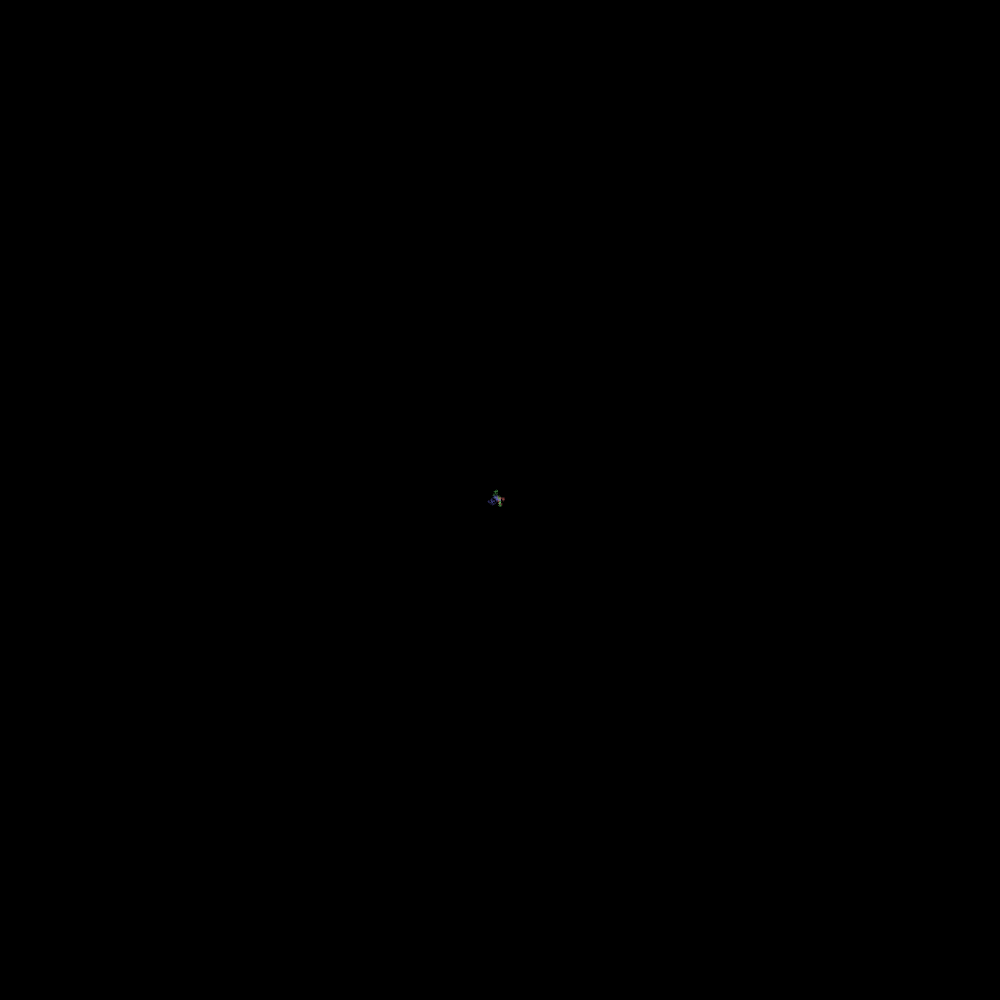
Frame 1 (no input)
Frame 60 (the mouse pressed at the canvas centre just before this capture): identical to frame 1, image omitted
Frame 120 (the mouse held since frame 60 and released just before this capture): identical to frame 1, image omitted

The Processing sketch that drew this single still picture (run headless with seeded random() and noise(); from frame 60 on, the mouse is pressed at the canvas centre):

// Processing sketch: Eyes2
// ── Eyes2.pde
// Static
int OFFSET_AMOUNT = 30;
color[] COLORS = {
  color(200, 100, 100),
  color(200, 100, 100),
  color(200, 100, 100),
  color(100, 200, 100),
  color(100, 200, 100),
  color(100, 200, 100),
  color(100, 100, 200),
  color(100, 100, 200),
  color(100, 100, 200)
};

// Eye data
int[][] eyeMessagesTri = { 
    { 50, 66, 5, 48, 62, 13, 75, 29, 24, 61, 42, 70, 66, 62, 32, 14, 81, 8, 15, 78, 2, 29, 13, 49, 1, 80, 82, 40, 63, 81, 21, 19, 0, 40, 51, 65, 26, 14, 21, 70, 47, 44, 48, 42, 19, 48, 13, 47, 19, 49, 72, 31, 5, 24, 3, 43, 59, 67, 33, 49, 41, 60, 21, 26, 30, 5, 25, 20, 71, 11, 74, 56, 4, 74, 19, 71, 4, 51, 41, 43, 80, 72, 54, 63, 79, 81, 15, 16, 44, 31, 30, 12, 33, 57, 28, 13, 64, 43, 48 },
    { 80, 66, 5, 48, 62, 13, 75, 29, 24, 61, 42, 70, 66, 62, 32, 14, 81, 8, 15, 78, 2, 29, 13, 49, 1, 29, 11, 30, 52, 81, 21, 19, 0, 25, 26, 54, 20, 14, 21, 70, 47, 44, 48, 42, 19, 48, 13, 47, 19, 49, 44, 26, 59, 77, 64, 43, 79, 28, 72, 64, 1, 30, 73, 23, 67, 6, 33, 25, 64, 81, 68, 46, 17, 36, 13, 17, 21, 68, 13, 9, 46, 67, 57, 34, 62, 82, 15, 10, 73, 62, 2, 11, 65, 72, 37, 44, 10, 43, 68, 62, 9, 34, 18 },
    { 36, 66, 5, 48, 62, 13, 75, 29, 24, 61, 42, 70, 66, 62, 32, 14, 81, 8, 15, 78, 2, 29, 13, 49, 1, 69, 76, 52, 9, 48, 66, 80, 22, 64, 57, 40, 49, 78, 3, 16, 56, 19, 47, 40, 80, 6, 13, 64, 29, 49, 64, 63, 6, 49, 31, 13, 16, 10, 45, 24, 26, 77, 10, 60, 81, 61, 34, 54, 70, 21, 15, 4, 66, 77, 42, 37, 30, 22, 0, 11, 41, 72, 57, 20, 23, 57, 65, 41, 23, 18, 72, 42, 5, 3, 26, 78, 8, 5, 54, 45, 77, 25, 64, 61, 16, 44, 54, 51, 20, 63, 25, 11, 26, 45, 53, 60, 38, 34 },
    { 76, 66, 5, 49, 75, 54, 69, 46, 32, 1, 42, 60, 26, 48, 50, 80, 32, 24, 55, 61, 47, 12, 21, 12, 49, 54, 34, 25, 36, 15, 56, 55, 20, 9, 8, 62, 13, 82, 9, 44, 29, 60, 53, 82, 42, 80, 5, 43, 71, 3, 80, 77, 47, 78, 34, 25, 62, 18, 10, 49, 62, 64, 52, 81, 11, 66, 62, 13, 47, 17, 52, 70, 26, 23, 32, 31, 64, 23, 35, 32, 50, 6, 1, 25, 8, 37, 47, 43, 26, 76, 65, 68, 80, 17, 7, 45, 63, 14, 53, 63, 60, 16 },
    { 63, 66, 5, 49, 75, 54, 2, 60, 29, 40, 78, 47, 60, 75, 67, 71, 60, 2, 65, 7, 47, 14, 45, 74, 59, 41, 80, 13, 60, 13, 81, 22, 35, 50, 40, 39, 2, 59, 48, 31, 76, 2, 80, 75, 1, 56, 67, 11, 21, 8, 40, 65, 45, 75, 55, 39, 60, 42, 13, 3, 22, 57, 2, 6, 58, 9, 70, 1, 58, 56, 63, 68, 25, 79, 7, 20, 19, 64, 2, 66, 73, 30, 71, 16, 12, 30, 65, 37, 20, 13, 22, 63, 18, 46, 64, 59, 41, 81, 82, 22, 78, 36, 47, 17, 4, 6, 17, 5, 36, 79, 63, 1, 64, 69, 15, 43, 4, 58, 56, 31, 14, 64, 58, 18, 44, 78, 69, 1, 0, 46, 20, 71, 73, 25, 35, 8, 24 },
    { 34, 66, 5, 49, 75, 54, 23, 74, 11, 13, 28, 26, 19, 48, 67, 57, 37, 60, 34, 28, 74, 10, 17, 32, 11, 18, 19, 43, 19, 81, 42, 4, 62, 9, 46, 49, 32, 51, 76, 58, 4, 43, 47, 17, 67, 79, 21, 32, 44, 16, 30, 37, 26, 28, 41, 68, 57, 34, 51, 10, 69, 70, 8, 6, 46, 43, 18, 39, 47, 43, 15, 13, 33, 30, 35, 62, 37, 0, 37, 5, 38, 55, 37, 13, 40, 25, 9, 21, 11, 64, 5, 79, 42, 68, 11, 71, 11, 48, 3, 67, 61, 40, 22, 14, 35, 50, 61, 39, 11, 2, 66, 49, 51, 53, 17, 73, 36, 75, 74, 54, 24, 30, 54, 70 },
    { 27, 66, 5, 49, 75, 54, 2, 60, 29, 40, 2, 55, 9, 15, 59, 18, 68, 3, 36, 5, 47, 77, 44, 38, 1, 18, 28, 76, 4, 34, 60, 63, 58, 80, 17, 54, 79, 75, 48, 54, 55, 19, 62, 64, 14, 47, 51, 70, 75, 5, 11, 47, 45, 58, 68, 69, 79, 25, 38, 45, 73, 47, 68, 50, 34, 45, 78, 26, 79, 57, 4, 56, 22, 60, 18, 75, 43, 60, 59, 67, 63, 42, 49, 33, 40, 65, 79, 77, 7, 3, 26, 62, 31, 78, 26, 57, 69, 40, 4, 23, 26, 13, 67, 42, 38, 72, 11, 39, 65, 60, 25, 6, 80, 66, 68, 77, 59, 78, 19 },
    { 77, 66, 5, 49, 75, 54, 2, 60, 29, 40, 2, 55, 9, 15, 59, 18, 68, 3, 36, 5, 47, 60, 21, 80, 1, 72, 55, 16, 82, 35, 57, 19, 1, 66, 18, 27, 39, 17, 74, 81, 39, 14, 78, 0, 25, 65, 43, 66, 64, 38, 81, 23, 24, 50, 57, 30, 71, 75, 26, 68, 54, 57, 56, 50, 71, 73, 14, 21, 8, 32, 26, 63, 5, 37, 19, 43, 66, 47, 53, 34, 66, 23, 73, 31, 54, 38, 77, 67, 11, 63, 79, 6, 22, 21, 51, 69, 74, 21, 5, 17, 67, 37, 29, 21, 60, 14, 82, 44, 30, 4, 20, 42, 35, 1, 31, 54, 46, 20, 40, 30 },
    { 33, 66, 5, 49, 75, 54, 2, 60, 29, 40, 2, 55, 9, 15, 59, 18, 68, 3, 36, 5, 47, 33, 21, 59, 44, 18, 28, 76, 59, 34, 60, 63, 79, 27, 12, 54, 5, 49, 48, 54, 55, 52, 62, 72, 69, 10, 57, 22, 58, 48, 67, 53, 7, 34, 32, 30, 31, 19, 26, 8, 34, 46, 7, 30, 71, 55, 34, 75, 54, 9, 6, 60, 5, 23, 25, 45, 42, 80, 25, 12, 22, 76, 20, 51, 62, 21, 40, 9, 41, 10, 44, 73, 8, 33, 70, 73, 6, 31, 21, 72, 5, 40, 61, 51, 42, 66, 64, 74, 61, 25, 63, 42, 24, 41 }
};
String[][] eyeMessages =  {
  { "200", "231", "010", "143", "222", "023", "300", "104", "044", "221", "132", "240", "231", "222", "112", "024", "311", "013", "030", "303", "002", "104", "023", "144", "001", "310", "312", "130", "223", "311", "041", "034", "000", "130", "201", "230", "101", "024", "041", "240", "142", "134", "143", "132", "034", "143", "023", "142", "034", "144", "242", "111", "010", "044", "003", "133", "214", "232", "113", "144", "131", "220", "041", "101", "110", "010", "100", "040", "241", "021", "244", "211", "004", "244", "034", "241", "004", "201", "131", "133", "310", "242", "204", "223", "304", "311", "030", "031", "134", "111", "110", "022", "113", "212", "103", "023", "224", "133", "143" },
  { "310", "231", "010", "143", "222", "023", "300", "104", "044", "221", "132", "240", "231", "222", "112", "024", "311", "013", "030", "303", "002", "104", "023", "144", "001", "104", "021", "110", "202", "311", "041", "034", "000", "100", "101", "204", "040", "024", "041", "240", "142", "134", "143", "132", "034", "143", "023", "142", "034", "144", "134", "101", "214", "302", "224", "133", "304", "103", "242", "224", "001", "110", "243", "043", "232", "011", "113", "100", "224", "311", "233", "141", "032", "121", "023", "032", "041", "233", "023", "014", "141", "232", "212", "114", "222", "312", "030", "020", "243", "222", "002", "021", "230", "242", "122", "134", "020", "133", "233", "222", "014", "114", "033" },
  { "121", "231", "010", "143", "222", "023", "300", "104", "044", "221", "132", "240", "231", "222", "112", "024", "311", "013", "030", "303", "002", "104", "023", "144", "001", "234", "301", "202", "014", "143", "231", "310", "042", "224", "212", "130", "144", "303", "003", "031", "211", "034", "142", "130", "310", "011", "023", "224", "104", "144", "224", "223", "011", "144", "111", "023", "031", "020", "140", "044", "101", "302", "020", "220", "311", "221", "114", "204", "240", "041", "030", "004", "231", "302", "132", "122", "110", "042", "000", "021", "131", "242", "212", "040", "043", "212", "230", "131", "043", "033", "242", "132", "010", "003", "101", "303", "013", "010", "204", "140", "302", "100", "224", "221", "031", "134", "204", "201", "040", "223", "100", "021", "101", "140", "203", "220", "123", "114" },
  
  { "301", "231", "010", "144", "300", "204", "234", "141", "112", "001", "132", "220", "101", "143", "200", "310", "112", "044", "210", "221", "142", "022", "041", "022", "144", "204", "114", "100", "121", "030", "211", "210", "040", "014", "013", "222", "023", "312", "014", "134", "104", "220", "203", "312", "132", "310", "010", "133", "241", "003", "310", "302", "142", "303", "114", "100", "222", "033", "020", "144", "222", "224", "202", "311", "021", "231", "222", "023", "142", "032", "202", "240", "101", "043", "112", "111", "224", "043", "120", "112", "200", "011", "001", "100", "013", "122", "142", "133", "101", "301", "230", "233", "310", "032", "012", "140", "223", "024", "203", "223", "220", "031" },
  { "223", "231", "010", "144", "300", "204", "002", "220", "104", "130", "303", "142", "220", "300", "232", "241", "220", "002", "230", "012", "142", "024", "140", "244", "214", "131", "310", "023", "220", "023", "311", "042", "120", "200", "130", "124", "002", "214", "143", "111", "301", "002", "310", "300", "001", "211", "232", "021", "041", "013", "130", "230", "140", "300", "210", "124", "220", "132", "023", "003", "042", "212", "002", "011", "213", "014", "240", "001", "213", "211", "223", "233", "100", "304", "012", "040", "034", "224", "002", "231", "243", "110", "241", "031", "022", "110", "230", "122", "040", "023", "042", "223", "033", "141", "224", "214", "131", "311", "312", "042", "303", "121", "142", "032", "004", "011", "032", "010", "121", "304", "223", "001", "224", "234", "030", "133", "004", "213", "211", "111", "024", "224", "213", "033", "134", "303", "234", "001", "000", "141", "040", "241", "243", "100", "120", "013", "044" },
  { "114", "231", "010", "144", "300", "204", "043", "244", "021", "023", "103", "101", "034", "143", "232", "212", "122", "220", "114", "103", "244", "020", "032", "112", "021", "033", "034", "133", "034", "311", "132", "004", "222", "014", "141", "144", "112", "201", "301", "213", "004", "133", "142", "032", "232", "304", "041", "112", "134", "031", "110", "122", "101", "103", "131", "233", "212", "114", "201", "020", "234", "240", "013", "011", "141", "133", "033", "124", "142", "133", "030", "023", "113", "110", "120", "222", "122", "000", "122", "010", "123", "210", "122", "023", "130", "100", "014", "041", "021", "224", "010", "304", "132", "233", "021", "241", "021", "143", "003", "232", "221", "130", "042", "024", "120", "200", "221", "124", "021", "002", "231", "144", "201", "203", "032", "243", "121", "300", "244", "204", "044", "110", "204", "240" },
  
  { "102", "231", "010", "144", "300", "204", "002", "220", "104", "130", "002", "210", "014", "030", "214", "033", "233", "003", "121", "010", "142", "302", "134", "123", "001", "033", "103", "301", "004", "114", "220", "223", "213", "310", "032", "204", "304", "300", "143", "204", "210", "034", "222", "224", "024", "142", "201", "240", "300", "010", "021", "142", "140", "213", "233", "234", "304", "100", "123", "140", "243", "142", "233", "200", "114", "140", "303", "101", "304", "212", "004", "211", "042", "220", "033", "300", "133", "220", "214", "232", "223", "132", "144", "113", "130", "230", "304", "302", "012", "003", "101", "222", "111", "303", "101", "212", "234", "130", "004", "043", "101", "023", "232", "132", "123", "242", "021", "124", "230", "220", "100", "011", "310", "231", "233", "302", "214", "303", "034" },
  { "302", "231", "010", "144", "300", "204", "002", "220", "104", "130", "002", "210", "014", "030", "214", "033", "233", "003", "121", "010", "142", "220", "041", "310", "001", "242", "210", "031", "312", "120", "212", "034", "001", "231", "033", "102", "124", "032", "244", "311", "124", "024", "303", "000", "100", "230", "133", "231", "224", "123", "311", "043", "044", "200", "212", "110", "241", "300", "101", "233", "204", "212", "211", "200", "241", "243", "024", "041", "013", "112", "101", "223", "010", "122", "034", "133", "231", "142", "203", "114", "231", "043", "243", "111", "204", "123", "302", "232", "021", "223", "304", "011", "042", "041", "201", "234", "244", "041", "010", "032", "232", "122", "104", "041", "220", "024", "312", "134", "110", "004", "040", "132", "120", "001", "111", "204", "141", "040", "130", "110" },
  { "113", "231", "010", "144", "300", "204", "002", "220", "104", "130", "002", "210", "014", "030", "214", "033", "233", "003", "121", "010", "142", "113", "041", "214", "134", "033", "103", "301", "214", "114", "220", "223", "304", "102", "022", "204", "010", "144", "143", "204", "210", "202", "222", "242", "234", "020", "212", "042", "213", "143", "232", "203", "012", "114", "112", "110", "111", "034", "101", "013", "114", "141", "012", "110", "241", "210", "114", "300", "204", "014", "011", "220", "010", "043", "100", "140", "132", "310", "100", "022", "042", "301", "040", "201", "222", "041", "130", "014", "131", "020", "134", "243", "013", "113", "240", "243", "011", "111", "041", "242", "010", "130", "221", "201", "132", "231", "224", "244", "221", "100", "223", "132", "044", "131" }
};
int minLength;

// Camera
float camScale = 0.01;
// float posX = 0;
// float rotX = PI * 0.5;
// float rotY = PI * 0.5;


// #region - Helper Functions

String eye(int msg, int ind) {
  // Helper function to get specific eye
  return eyeMessages[msg][ind];
}

int eyeVal(int msg, int ind, int d) {
  // Helper function to get specific eye value
  return Character.getNumericValue(eye(msg, ind).charAt(d));
}

boolean eyeMatching(int msg, int ind) {
  // Check if eyes are matching within their group
  if (msg < 3) {
    if (eye(0, ind) == eye(1, ind) && eye(0, ind) == eye(2, ind)) return true;
  }
  else if (msg < 6) {
    if (eye(3, ind) == eye(4, ind) && eye(3, ind) == eye(5, ind)) return true;
  }
  else if (msg < 9) {
    if (eye(6, ind) == eye(7, ind) && eye(6, ind) == eye(8, ind)) return true;
  }
  return false;
}

boolean eyeOpposite(int msg, int ind) {
  // Check if eye is opposite
  // 0 == 4
  // 1 == 3
  // 2 == 2
  if (ind == 0) return false;
  boolean opX = (eyeVal(msg, ind, 0) - 2) == -(eyeVal(msg, ind - 1, 0) - 2);
  boolean opY = (eyeVal(msg, ind, 1) - 2) == -(eyeVal(msg, ind - 1, 1) - 2);
  boolean opZ = (eyeVal(msg, ind, 2) - 2) == -(eyeVal(msg, ind - 1, 2) - 2);
  return opX && opY && opZ;
}

// #endregion


void setup() {
    size(1000, 1000);

    // Calculate eye min lengths
    minLength = eyeMessages[0].length;
    for (String[] msg : eyeMessages) minLength = min(minLength, msg.length);
}

void draw() {
    background(0);

    // Position camera
    // posX += direction * OFFSET_AMOUNT * 0.25;
    translate(width * 0.5f, height * 0.5f);
    scale(camScale, camScale);
    // rotateY(rotY);
    // rotateX(rotX);
    // translate(posX, 0);

    // Draw (0, 1, 0) Plane
    // rectMode(CENTER);
    // stroke(255);
    // noFill();    
    // rect(0, 0, OFFSET_AMOUNT * 2, OFFSET_AMOUNT * 2);

    // Draw path following eyes
    for (int i = 0; i < eyeMessages.length; i++) {
      push();
      for (int o = 0; o < eyeMessages[i].length; o++) {
        int offsetX = (eyeVal(i, o, 0) - 2) * OFFSET_AMOUNT;
        int offsetY = (eyeVal(i, o, 1) - 2) * OFFSET_AMOUNT;
        int offsetZ = (eyeVal(i, o, 2) - 2) * OFFSET_AMOUNT;
        
        // Color based on matching
        // strokeWeight(1);
        // if (o < minLength) {
        //   if (eyeMatching(i, o)) {
        //     stroke(COLORS[i]);
        //     strokeWeight(3);
        //   }
        //   else stroke(150, 100);
        // }
        // else stroke(200, 100, 200);

        // if (eyeOpposite(i, o)) {
        //   stroke(COLORS[i]);
        //   strokeWeight(3);
        // } else {
        //   stroke(150, 100);
        //   strokeWeight(1);
        // }

        // Draw line and move to end
        stroke(COLORS[i]);
        strokeWeight(3);
        line(0, 0, offsetY, offsetZ);
        translate(offsetY, offsetZ);
      }
      pop();
    }


    // for (int i = 0; i < 3; i++) {
    //   push();
    //   for (int o = 0; o < eyeMessagesTri[i * 3].length; o++) {

    //     // int offsetX = eyeMessagesTri[i][o] - 41;
    //     // int offsetY = o < eyeMessagesTri[i + 3].length ? eyeMessagesTri[i + 3][o] - 41 : 0;
    //     // int offsetZ = o < eyeMessagesTri[i + 6].length ? eyeMessagesTri[i + 6][o] - 41 : 0;
        
    //     int offsetX = eyeMessagesTri[i * 3][o] - 41;
    //     int offsetY = o < eyeMessagesTri[i * 3 + 1].length ? eyeMessagesTri[i * 3 + 1][o] - 41 : 0;
    //     int offsetZ = o < eyeMessagesTri[i * 3 + 2].length ? eyeMessagesTri[i * 3 + 2][o] - 41 : 0;
        
    //     // Color based on matching
    //     // strokeWeight(1);
    //     // if (o < minLength) {
    //     //   if (eyeMatching(i, o)) {
    //     //     stroke(COLORS[i]);
    //     //     strokeWeight(3);
    //     //   }
    //     //   else stroke(150, 100);
    //     // }
    //     // else stroke(200, 100, 200);

    //     // if (eyeOpposite(i, o)) {
    //     //   stroke(COLORS[i]);
    //     //   strokeWeight(3);
    //     // } else {
    //     //   stroke(150, 100);
    //     //   strokeWeight(1);
    //     // }

    //     // Draw line and move to end
    //     stroke(COLORS[i * 3]);
    //     line(0, 0, 0, offsetX, offsetY, offsetZ);
    //     translate(offsetX, offsetY, offsetZ);
    //   }
    //   pop();
    // }
}


// #region - Input

// void mouseDragged() {
//   // Handle mouse dragging
//   rotY += (mouseX - pmouseX) * 0.01;
//   rotX += (pmouseY - mouseY) * 0.01;
// }

void mouseWheel(MouseEvent event) {
  // Handle user input
  float e = event.getCount();
  camScale -= e * 0.025;
}

// void keyPressed() {
//   // Handle user input
//   if (keyCode == 65) direction = 1;
//   else if (keyCode == 68) direction = -1;
//   else direction = 0;
// }

// void keyReleased() {
//   // Handle user input
//   direction = 0;
// }

// #endregion
